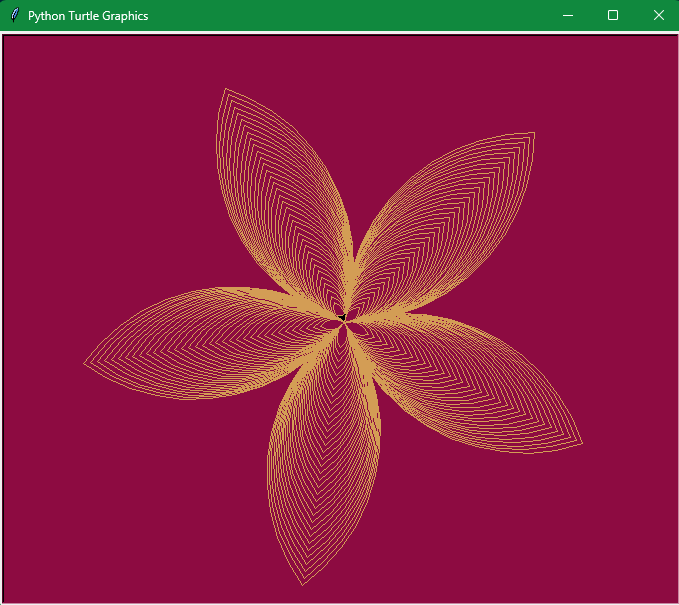

This figure's Python source:
import turtle
t = turtle.Turtle()
s = turtle.Screen()
s.bgcolor("#8D0B41")
t.pencolor("#D39D55")
t.speed(0)
for i in range(200):
    t.circle(190-i,90)
    t.lt(90)
    t.circle(190-i,90)
    t.lt(18)
